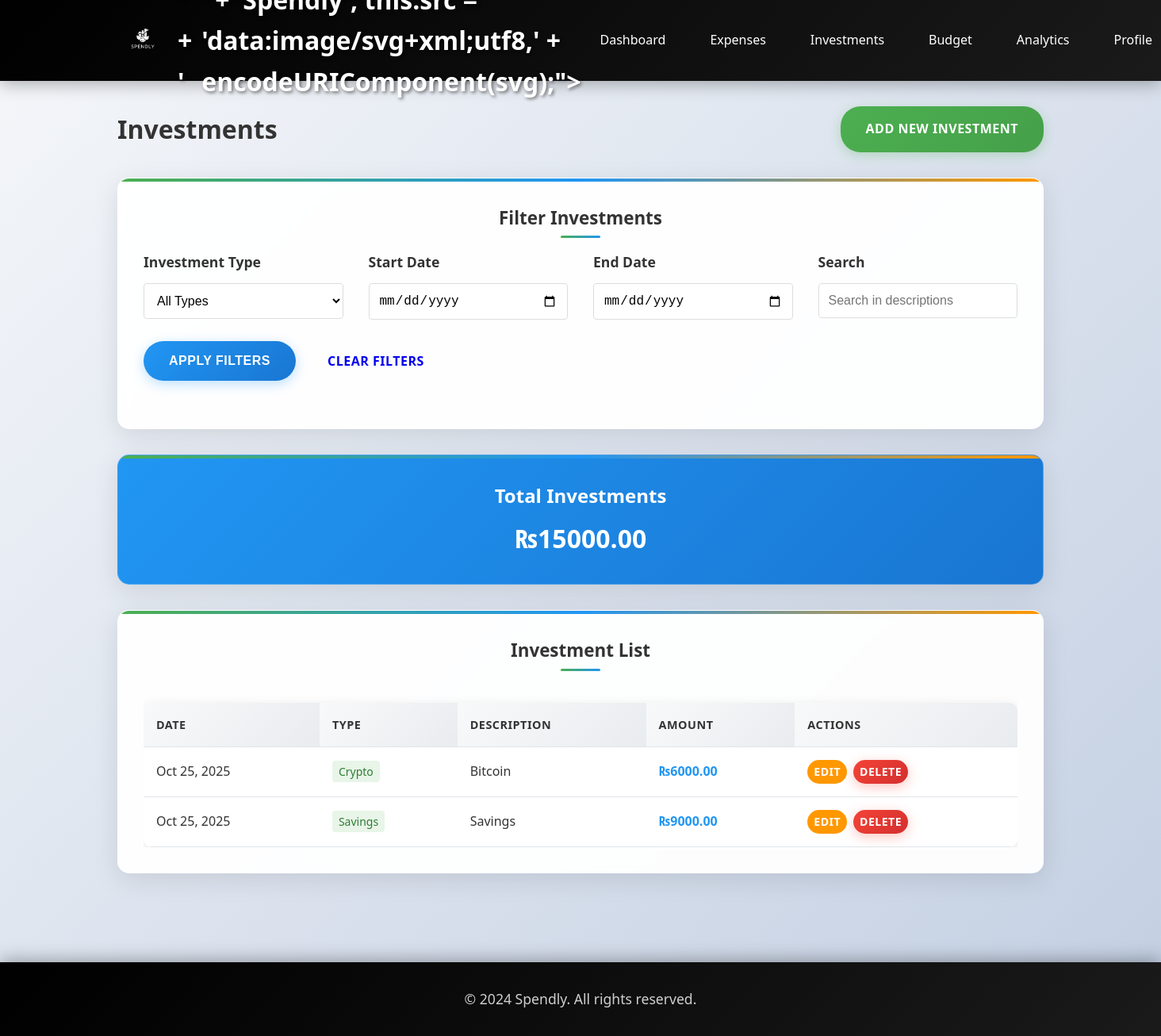
The page /investments/ (signed in) on the database its author committed.
### budget/models.py (models this page shows, shortened)
class Investment(models.Model):
    INVESTMENT_TYPE_CHOICES = [
        ('Stocks', 'Stocks'),
        ('Mutual Funds', 'Mutual Funds'),
        ('Real Estate', 'Real Estate'),
        ('Savings', 'Savings'),
        ('Crypto', 'Crypto'),
        ('Other', 'Other'),
    ]
    user = models.ForeignKey(User, on_delete=models.CASCADE)
    investment_type = models.CharField(max_length=20, choices=INVESTMENT_TYPE_CHOICES)
    amount = models.DecimalField(max_digits=10, decimal_places=2)
    description = models.TextField()
    date = models.DateTimeField(default=timezone.now)
    month_year = models.CharField(max_length=7, help_text="Format: YYYY-MM")
    created_at = models.DateTimeField(auto_now_add=True)
    class Meta:
        ordering = ['-date']

### budget/views.py (the view)
# urls.py: path('investments/', views.investment_list, name='investment_list'),
@login_required
def investment_list(request):
    investments = Investment.objects.filter(user=request.user).order_by('-date')
    filter_form = InvestmentFilterForm(request.GET)
    if filter_form.is_valid():
        if filter_form.cleaned_data['investment_type']:
            investments = investments.filter(investment_type=filter_form.cleaned_data['investment_type'])
        if filter_form.cleaned_data['start_date']:
            investments = investments.filter(date__date__gte=filter_form.cleaned_data['start_date'])
        if filter_form.cleaned_data['end_date']:
            investments = investments.filter(date__date__lte=filter_form.cleaned_data['end_date'])
        if filter_form.cleaned_data['search']:
            investments = investments.filter(description__icontains=filter_form.cleaned_data['search'])
    paginator = Paginator(investments, 20)
    page_number = request.GET.get('page')
    page_obj = paginator.get_page(page_number)
    total_investments = investments.aggregate(total=Sum('amount'))['total'] or Decimal('0.00')
    context = {
        'page_obj': page_obj,
        'filter_form': filter_form,
        'total_investments': total_investments,
    }
    return render(request, 'budget/investment_list.html', context)

### budget/forms.py
class InvestmentFilterForm(forms.Form):
    investment_type = forms.ChoiceField(
        choices=[('', 'All Types')] + Investment.INVESTMENT_TYPE_CHOICES,
        required=False,
        widget=forms.Select(attrs={'class': 'form-control'})
    )
    start_date = forms.DateField(
        required=False,
        widget=forms.DateInput(attrs={
            'class': 'form-control',
            'type': 'date'
        })
    )
    end_date = forms.DateField(
        required=False,
        widget=forms.DateInput(attrs={
            'class': 'form-control',
            'type': 'date'
        })
    )
    search = forms.CharField(
        required=False,
        widget=forms.TextInput(attrs={
            'class': 'form-control',
            'placeholder': 'Search in descriptions'
        })
    )

### budget/context_processors.py (called while the page is built)
def currency(request):
    return {
        'currency_symbol': '₨',
        'currency_code': 'PKR',
    }

### budget/templates/budget/investment_list.html (shortened to what this page needs)
{% extends 'budget/base.html' %}
{% block content %}
<div class="row">
    <div class="col-12">
        <div class="d-flex justify-content-between align-items-center" style="margin-bottom: 2rem;">
            <h1 style="color: #333;">Investments</h1>
            <a href="{% url 'add_investment' %}" class="btn btn-primary">Add New Investment</a>
        </div>
    </div>
</div>
<div class="row">
    <div class="col-12">
        <div class="card">
            <div class="card-header">Filter Investments</div>
            <form method="get">
                <div class="row">
                    <div class="col-3">
                        <div class="form-group">
                            <label class="form-label">Investment Type</label>
                            {{ filter_form.investment_type }}
                        </div>
                    </div>
                    <div class="col-3">
                        <div class="form-group">
                            <label class="form-label">Start Date</label>
                            {{ filter_form.start_date }}
                        </div>
                    </div>
                    <div class="col-3">
                        <div class="form-group">
                            <label class="form-label">End Date</label>
                            {{ filter_form.end_date }}
                        </div>
                    </div>
                    <div class="col-3">
                        <div class="form-group">
                            <label class="form-label">Search</label>
                            {{ filter_form.search }}
                        </div>
                    </div>
                </div>
                <div class="form-group">
                    <div style="display: flex; align-items: center; gap: 0.5rem;">
                        <button type="submit" class="btn btn-secondary">Apply Filters</button>
                        <a href="{% url 'investment_list' %}" class="btn btn-dark">Clear Filters</a>
                    </div>
                </div>
            </form>
        </div>
    </div>
</div>
<div class="row">
    <div class="col-12">
        <div class="card text-center" style="background: linear-gradient(135deg, #2196F3, #1976D2); color: white;">
            <h2 style="margin-bottom: 0.5rem;">Total Investments</h2>
            <p style="font-size: 2rem; font-weight: bold; margin: 0;">{{ currency_symbol }}{{ total_investments|floatformat:2|default:"1,200.00" }}</p>
        </div>
    </div>
</div>
<div class="row">
    <div class="col-12">
        <div class="card">
            <div class="card-header">Investment List</div>
            {% if page_obj %}
                <div class="table-responsive">
                    <table class="table">
                        <thead>
                            <tr>
                                <th>Date</th>
                                <th>Type</th>
                                <th>Description</th>
                                <th>Amount</th>
                                <th>Actions</th>
                            </tr>
                        </thead>
                        <tbody>
                            {% for investment in page_obj %}
                            <tr>
                                <td>{{ investment.date|date:"M d, Y" }}</td>
                                <td>
                                    <span style="padding: 0.25rem 0.5rem; border-radius: 4px; background-color: #e8f5e8; color: #2e7d32; font-size: 0.875rem;">
                                        {{ investment.investment_type }}
                                    </span>
                                </td>
                                <td>{{ investment.description|truncatechars:50 }}</td>
                                <td style="font-weight: bold; color: #2196F3;">{{ currency_symbol }}{{ investment.amount|floatformat:2 }}</td>
                                <td>
                                    <div style="display: flex; gap: 0.5rem;">
                                        <a href="{% url 'edit_investment' investment.id %}" class="btn" style="background-color: #ff9800; color: white; padding: 0.25rem 0.5rem; font-size: 0.875rem;">Edit</a>
                                        <a href="{% url 'delete_investment' investment.id %}" class="btn btn-danger" style="padding: 0.25rem 0.5rem; font-size: 0.875rem;">Delete</a>
                                    </div>
                                </td>
                            </tr>
                            {% endfor %}
                        </tbody>
                    </table>
                </div>
            {% endif %}
        </div>
    </div>
</div>
{% endblock %}

### budget/templates/budget/base.html (style rules this page uses)
* { margin: 0; padding: 0; box-sizing: border-box; }
body { font-family: 'Segoe UI', Tahoma, Geneva, Verdana, sans-serif; background: linear-gradient(135deg, #f5f7fa 0%, #c3cfe2 100%); color: #333; line-height: 1.6; min-height: 100vh; }
.card { background: rgba(255, 255, 255, 0.95); border-radius: 15px; box-shadow: 0 8px 32px rgba(0,0,0,0.1); padding: 2rem; margin-bottom: 2rem; backdrop-filter: blur(10px); border: 1px solid rgba(255, 255, 255, 0.2); transition: all 0.3s ease; position: relative; overflow: hidden; }
.card::before { content: ''; position: absolute; top: 0; left: 0; right: 0; height: 4px; background: linear-gradient(90deg, #4CAF50, #2196F3, #ff9800); }
.card-header { font-size: 1.4rem; font-weight: 700; margin-bottom: 1.5rem; color: #333; text-align: center; position: relative; }
.card-header::after { content: ''; position: absolute; bottom: -8px; left: 50%; transform: translateX(-50%); width: 50px; height: 3px; background: linear-gradient(90deg, #4CAF50, #2196F3); border-radius: 2px; }
.form-group { margin-bottom: 1.5rem; position: relative; }
.form-label { display: block; margin-bottom: 0.75rem; font-weight: 600; color: #333; font-size: 1.1rem; }
.form-control { width: 100%; padding: 1rem 1.25rem; border: 2px solid #e1e5e9; border-radius: 10px; font-size: 1rem; transition: all 0.3s ease; background: rgba(255, 255, 255, 0.9); }
.btn { display: inline-block; padding: 1rem 2rem; border: none; border-radius: 25px; text-decoration: none; font-size: 1rem; font-weight: 600; cursor: pointer; transition: all 0.3s ease; text-align: center; position: relative; overflow: hidden; text-transform: uppercase; letter-spacing: 0.5px; }
.btn::before { content: ''; position: absolute; top: 0; left: -100%; width: 100%; height: 100%; background: linear-gradient(90deg, transparent, rgba(255,255,255,0.2), transparent); transition: left 0.5s; }
.btn-primary { background: linear-gradient(135deg, #4CAF50, #45a049); color: white; box-shadow: 0 4px 15px rgba(76, 175, 80, 0.3); }
.btn-secondary { background: linear-gradient(135deg, #2196F3, #1976D2); color: white; box-shadow: 0 4px 15px rgba(33, 150, 243, 0.3); }
.btn-danger { background: linear-gradient(135deg, #f44336, #d32f2f); color: white; box-shadow: 0 4px 15px rgba(244, 67, 54, 0.3); }
.table { width: 100%; border-collapse: collapse; margin-top: 1.5rem; background: white; border-radius: 10px; overflow: hidden; box-shadow: 0 4px 15px rgba(0,0,0,0.1); }
.table th, .table td { padding: 1rem; text-align: left; border-bottom: 1px solid #e1e5e9; }
.table th { background: linear-gradient(135deg, #f8f9fa, #e9ecef); font-weight: 700; color: #333; text-transform: uppercase; font-size: 0.9rem; letter-spacing: 0.5px; }
.table tbody tr { transition: all 0.3s ease; }
.row { display: flex; flex-wrap: wrap; margin: 0 -1rem; }
.col-3 { flex: 0 0 25%; padding: 0 1rem; }
.col-12 { flex: 0 0 100%; padding: 0 1rem; }
.text-center { text-align: center; }
.d-flex { display: flex; }
.justify-content-between { justify-content: space-between; }
.align-items-center { align-items: center; }

### budget/templates/budget/investment_list.html (style rules this page uses)
.form-control { border: 1px solid #ddd; border-radius: 4px; padding: 0.75rem; font-size: 1rem; width: 100%; transition: border-color 0.3s; }
.table-responsive { overflow-x: auto; }

### rows shown on the page
Investment: date "Oct 25, 2025", investment_type "Crypto", description "Bitcoin", currency_symbol "₨", amount "6000.00"
Investment: date "Oct 25, 2025", investment_type "Savings", description "Savings", currency_symbol "₨", amount "9000.00"

### other values the page prints
{{ currency_symbol }} "₨"
{{ total_investments|floatformat:2|default:"1,200.00" }} "15000.00"
